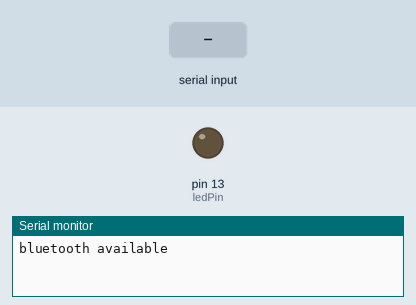
Simulated run of this sketch. Board: Arduino Uno, built with avr-gcc and run on an emulated ATmega328P. Parts: output pins drawn as LEDs (lit = HIGH), the last lines printed to the serial monitor. The test bench sets the inputs (shaded band).

Above: at 1.2 s.
1.3 s: "on" received over Serial
At 4.1 s:
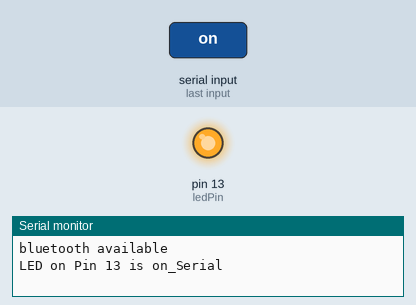
4.3 s: "off" received over the second serial link
At 7.1 s:
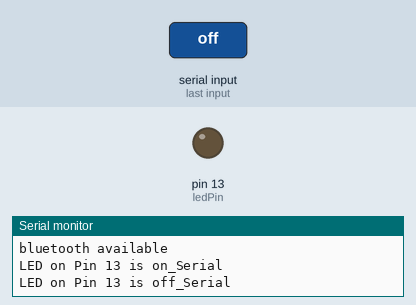
7.3 s: "on" received over the second serial link
At 10.1 s:
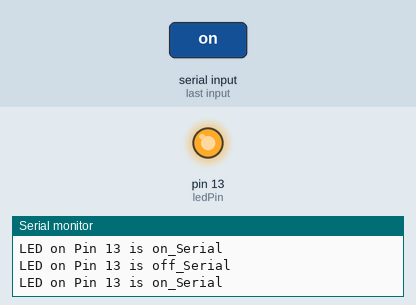
10.3 s: "off" received over Serial
At 13.5 s:
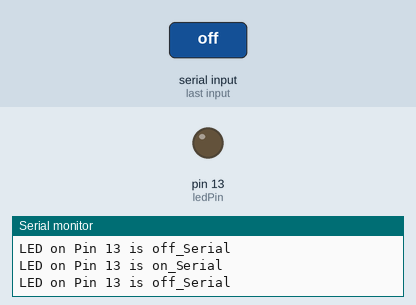
Timing chart, 0 to 14.3 s (numbered marks = the images above; inputs shaded):
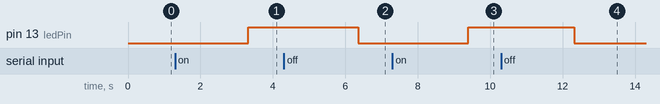

The sketch:

BB_20170531_BluetoothHC-05_Android.ino
```cpp
/*
 * Beispielcode von alexbloggt.de; man muss die Kabel nach seiner Abbildung verbinden, und den Code auch so verwenden, obwohl
 * bei ihm RXD und TXD dann nicht mit rxPin und txPin übereinstimmen.
 */

#include <SoftwareSerial.h>

#define ledPin 13
#define rxPin 1 // RXD des Sensors ist mit TX am Uno verbunden
#define txPin 0 // TXD des Sensors ist mit RX am Uno verbunden

SoftwareSerial btSerial(rxPin, txPin);
String btData;
String btData1;

void setup() {
  btSerial.begin(9600);
  Serial.begin(9600);
  btSerial.println("bluetooth available");
  Serial.println("bluetooth available");
  pinMode(ledPin, OUTPUT);
}
void loop() {
  if (btSerial.available() || Serial.available()) {
    btData1 = Serial.readString();
    btData = btSerial.readString();
    if (btData == "on" || btData1 == "on") {
      digitalWrite(ledPin, 1);
      btSerial.println("LED on Pin 13 is on_Bluetooth");
      Serial.println("LED on Pin 13 is on_Serial");
    }
    if (btData == "off" || btData1 == "off") {
      digitalWrite(ledPin, 0);
      btSerial.println("LED on Pin 13 is off_Bluetooth");
      Serial.println("LED on Pin 13 is off_Serial");
    }
  }
  delay(100);
}
```

Measured:
- after the input at 1.3 s, pin 13 (ledPin): LOW → HIGH after 2.0 s
- after the input at 4.3 s, pin 13 (ledPin): HIGH → LOW after 2.1 s
- after the input at 7.3 s, pin 13 (ledPin): LOW → HIGH after 2.1 s
- after the input at 10.3 s, pin 13 (ledPin): HIGH → LOW after 2.0 s
